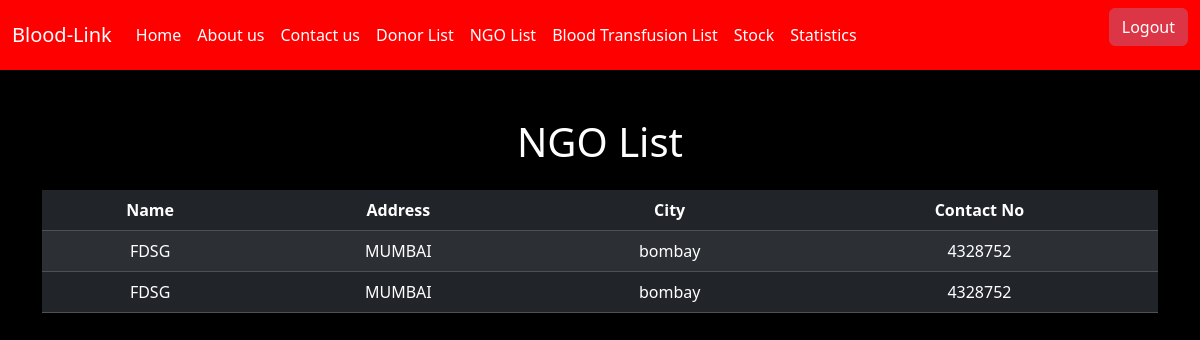
/BloodLink/ngo-list.php, run on the app's committed database.
### tables this page shows
CREATE TABLE `ngo` (
  `id` int(11) NOT NULL,
  `name` varchar(70) DEFAULT NULL,
  `address` varchar(250) DEFAULT NULL,
  `city` varchar(50) DEFAULT NULL,
  `contact` varchar(20) DEFAULT NULL
);

### BloodLink/ngo-list.php (the view, shortened to what this page needs)
<?php
include('connection.php');
?>
<!DOCTYPE html>
<html>
<head>
    <link href="https://cdn.jsdelivr.net/npm/bootstrap@5.3.3/dist/css/bootstrap.min.css" rel="stylesheet">
</head>
<body>
    <nav class="navbar navbar-expand-lg navbar-light navbar-red">
        <div class="container-fluid">
            <a class="navbar-brand" href="#">Blood-Link</a>
            <div class="collapse navbar-collapse" id="navbarSupportedContent">
                <ul class="navbar-nav me-auto mb-2 mb-lg-0">
                    <li class="nav-item">
                        <a class="nav-link active" aria-current="page" href="admin-home.php">Home</a>
                    </li>
                    <li class="nav-item">
                        <a class="nav-link" href="aboutus.php">About us</a>
                    </li>
                    <li class="nav-item">
                        <a class="nav-link" href="contact_us.php">Contact us</a>
                    </li>
                    <li class="nav-item">
                        <a class="nav-link" href="donor-list.php">Donor List</a>
                    </li>
                    <li class="nav-item">
                        <a class="nav-link" href="ngo-list.php">NGO List</a>
                    </li>
                    <li class="nav-item">
                        <a class="nav-link" href="exchange-blood-list1.php">Blood Transfusion List</a>
                    </li>
                    <li class="nav-item">
                        <a class="nav-link" href="stock-blood-list.php">Stock</a>
                    </li>
                    <li class="nav-item">
                        <a class="nav-link" href="statistics.php">Statistics</a>
                    </li>
                </ul>
                <p><a href="logout.php" class="btn btn-danger">Logout</a></p>
            </div>
        </div>
    </nav>
    <div class="container mt-5">
        <div class="row">
            <div class="col">
                <h1 class="text-center mb-4">NGO List</h1>
                <table class="table table-dark table-striped">
                    <thead>
                        <tr>
                            <th>Name</th>
                            <th>Address</th>
                            <th>City</th>
                            <th>Contact No</th>
                        </tr>
                    </thead>
                    <tbody>
                        <?php
                        $q = $db->query("SELECT * FROM NGO");
                        while($r1 = $q->fetch(PDO::FETCH_OBJ)) {
                            ?>
                            <tr>
                                <td><?= $r1->name; ?></td>
                                <td><?= $r1->address; ?></td>
                                <td><?= $r1->city; ?></td>
                                <td><?= $r1->contact; ?></td>
                            </tr>
                        <?php
                        }
                        ?>
                    </tbody>
                </table>
            </div>
        </div>
    </div>
</body>
</html>

### BloodLink/ngo-list.php (style rules this page uses)
body { background-color: #000; color: #fff; }
table { width: 100%; color: #fff; }
th, td { text-align: center; padding: 10px; }
th { background-color: #222; }
td { background-color: #333; }
.navbar { background-color: red; color: white; }
.navbar-brand { color: white; }
.navbar-nav .nav-link { color: white; }
.navbar-nav .nav-link.active { color: white; }
.navbar-nav .nav-link { color: white !important; }

### data on the page
ngo: name "FDSG", address "MUMBAI", city "bombay", contact "4328752"
ngo: name "FDSG", address "MUMBAI", city "bombay", contact "4328752"
